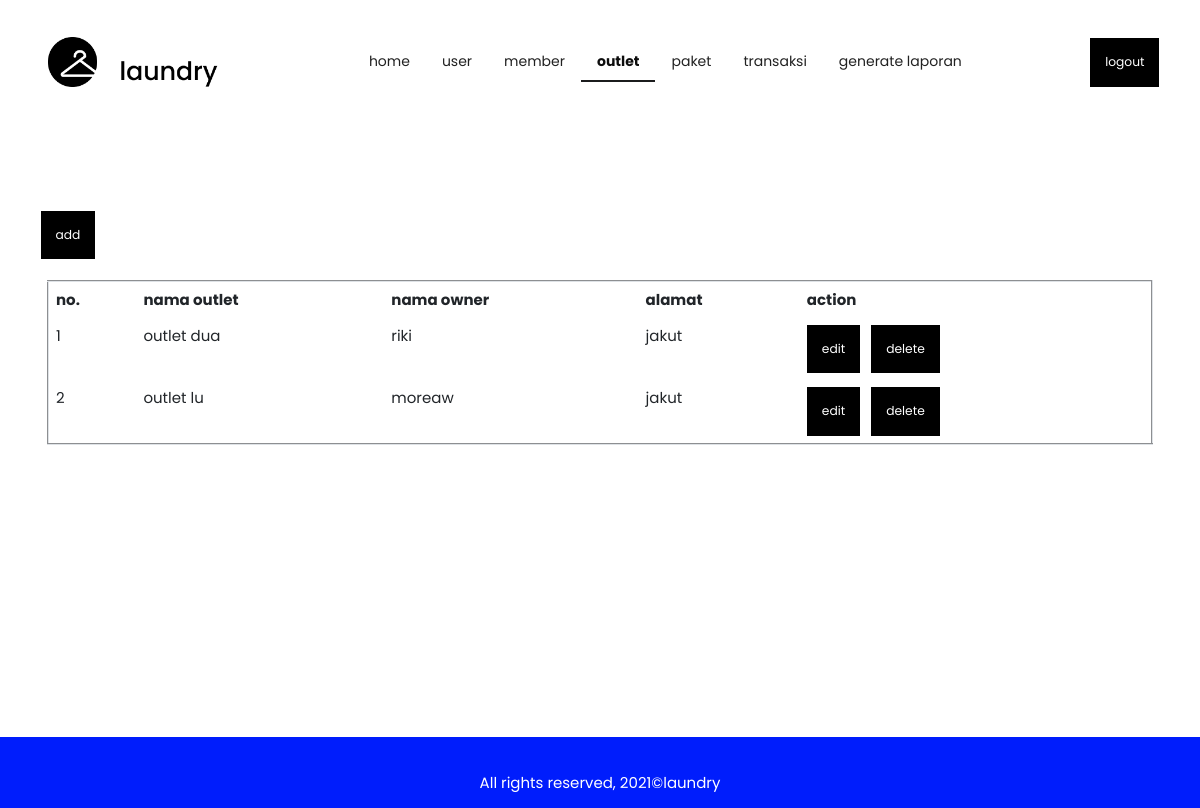
The app's page /admin/outlet.php with its own data.
### tables this page shows
CREATE TABLE `outlet` (
  `id_outlet` int(11) NOT NULL,
  `nama_outlet` varchar(100) NOT NULL,
  `id_user` int(11) NOT NULL,
  `alamat` varchar(200) NOT NULL
);

CREATE TABLE `users` (
  `id_user` int(11) NOT NULL,
  `nama` varchar(100) NOT NULL,
  `email` varchar(100) NOT NULL,
  `username` varchar(10) NOT NULL,
  `password` varchar(10) NOT NULL,
  `role` varchar(10) NOT NULL
);

### admin/outlet.php (the view, shortened to what this page needs)
<?php
include "../include/connection.php";
$query = "SELECT * FROM outlet INNER JOIN users ON outlet.id_user = users.id_user";
$sql = mysqli_query($conn, $query);
?>
<!DOCTYPE html>
<html lang="en">
    <head>
        <link href="../css/styles.css" rel="stylesheet" />
        <link href="../css/user.css" rel="stylesheet" />
    </head>
    <body>
        <br>
        <nav class="navbar static-top">
            <div class="container">
                <img src="../assets/img/logo.png" width="200" height="50">
                <div class="ui secondary pointing menu">
                    <center><a class="item" href="home.php">home</a></center>
                    <center><a class="item" href="user.php">user</a></center>
                    <center><a class="item" href="member.php">member</a></center>
                    <center><a class="active item" href="outlet.php">outlet</a></center>
                    <center><a class="item" href="paket.php">paket</a></center>
                    <center><a class="item" href="transaksi.php">transaksi</a></center>
                    <center><a class="item" href="generate.php">generate laporan</a></center>
                </div>
                <div>
                    <a class="btn btn-primary btn-dark btn-sm" type="" href="../include/logout.php">logout</a>
                </div>
            </div>
        </nav>
        <br><br><br><br><br>
        <div>
            <div class="container-fluid px-4">
                <div class="container">
                    <div>
                        <a class="btn btn-primary btn-dark btn-sm me-md-2" href="crud/add_outlet.php" type="button">add</a>
                    </div>
                </div>
                <br>
                <div class="main ui container">
                    <div class="bd-example">
                        <table class="table table-borderless" border="2">
                            <thead>
                                <tr>
                                    <th scope="col">no.</th>
                                    <th scope="col">nama outlet</th>
                                    <th scope="col">nama owner</th>
                                    <th scope="col">alamat</th>
                                    <th scope="col">action</th>
                                </tr>
                            </thead>
                            <tbody>
                                <?php $i=1;
                                while($data = mysqli_fetch_array($sql)){
                                ?>
                                <tr>
                                    <td> <?= $i++?> </td>
                                    <td> <?= $data['nama_outlet']?> </td>
                                    <td> <?= $data['nama']?></td>
                                    <td> <?= $data['alamat']?> </td>
                                    <td>
                                        <a class="btn btn-primary btn-dark btn-sm me-md-2" href="crud/edit_outlet.php?id_outlet=<?=$data['id_outlet']?>" type="button">edit</a>
                                        <a class="btn btn-primary btn-dark btn-sm me-md-2" href="../include/process/delete_outlet.php?id_outlet=<?=$data['id_outlet']?>" type="button">delete</a>
                                    </td>
                                </tr>
                                <?php } ?>
                            </tbody>
                        </table>
                    </div>
                </div>
            </div>
        </div>
        <br><br><br><br><br><br><br><br><br><br><br><br><br>
        <footer class="bg-light text-center text-lg-start">
            <div class="text-center p-3" style="background-color: #001dfc;" >
                <br>
                <p class="text-white">All rights reserved, 2021©laundry</p>
            </div>
        </footer>
    </body>
</html>

### records on screen
outlet: nama_outlet "outlet dua", id_user.nama "riki", alamat "jakut"
outlet: nama_outlet "outlet lu", id_user.nama "moreaw", alamat "jakut"
